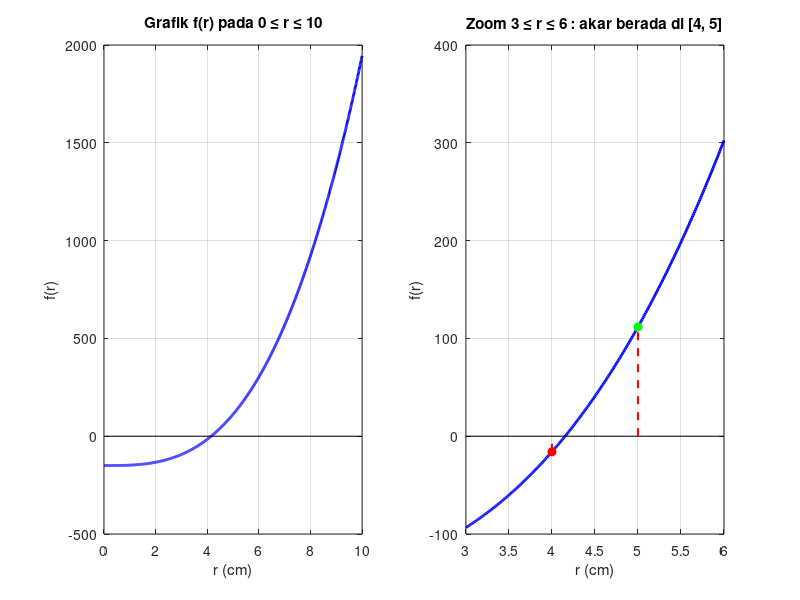

Here is the MATLAB script that generated this plot:
%  KASUS 3 : Persamaan Nonlinear (Metode Grafik + Metode Biseksi)

function Kasus3_SPNL()
clc; close all;

%% 1. MERUMUSKAN PERSAMAAN NONLINEAR
V_bola = 300;                              % volume bola (cm^3)
% Perbandingan V_tabung : V_bola = (pi r^2 (2r)) : (4/3 pi r^3) = 2 : 4/3 = 3 : 2
V_tabung = V_bola * (2) / (4/3);           % = 450 cm^3
V_luar   = V_tabung - V_bola;              % = 150 cm^3  (bagian tabung di luar bola)

% V_luar = (2/3) pi r^3   ->   f(r) = (2/3) pi r^3 - V_luar = 0
f = @(r) (2/3)*pi*r.^3 - V_luar;

fprintf('===== KASUS 3 : PERSAMAAN NONLINEAR (BISEKSI) =====\n');
fprintf('V bola   = %.2f cm^3\n', V_bola);
fprintf('V tabung = %.2f cm^3 (perbandingan V tabung : V bola = 3 : 2)\n', V_tabung);
fprintf('V luar   = %.2f cm^3\n', V_luar);
fprintf('Persamaan nonlinear : f(r) = (2/3)*pi*r^3 - %.0f = 0\n\n', V_luar);

%% 2. METODE GRAFIK UNTUK MENENTUKAN NILAI AWAL
r_plot = 0:0.01:10;
figure(1);
subplot(1,2,1);
plot(r_plot, f(r_plot), 'b-', 'LineWidth', 2); hold on;
plot([0 10], [0 0], 'k-');                       % sumbu f(r) = 0
hold off; grid on;
xlabel('r (cm)'); ylabel('f(r)');
title('Grafik f(r) pada 0 \leq r \leq 10');

subplot(1,2,2);
r_zoom = 3:0.01:6;
plot(r_zoom, f(r_zoom), 'b-', 'LineWidth', 2); hold on;
plot([3 6], [0 0], 'k-');
plot([4 4], [f(4) 0], 'r--', 'LineWidth', 1.5);  % batas bawah a
plot([5 5], [0 f(5)], 'r--', 'LineWidth', 1.5);  % batas atas  b
plot(4, f(4), 'ro', 'MarkerFaceColor', 'r');
plot(5, f(5), 'go', 'MarkerFaceColor', 'g');
hold off; grid on;
xlabel('r (cm)'); ylabel('f(r)');
title('Zoom 3 \leq r \leq 6 : akar berada di [4, 5]');

fprintf('Tabel tanda f(r) untuk memilih selang awal\n');
fprintf('%5s %12s %10s\n', 'r', 'f(r)', 'tanda');
for r = 0:1:8
    fprintf('%5d %12.4f %10s\n', r, f(r), ternary(f(r) > 0, '+', '-'));
end

a = 4;  b = 5;                                       % selang awal dari grafik
fprintf('\nSelang awal [a,b] = [%d,%d] : f(a) = %.4f, f(b) = %.4f -> f(a)*f(b) < 0\n\n', ...
        a, b, f(a), f(b));

%% 3. METODE BISEKSI
tol   = 1e-6;                                        % toleransi lebar selang
maxit = 100;
fprintf('%4s %10s %10s %10s %12s %12s %12s\n', ...
        'Iter', 'a', 'b', 'c', 'f(a)', 'f(c)', '|b-a|');
for i = 1:maxit
    c  = (a + b)/2;
    fa = f(a);   fc = f(c);
    a_tampil = a;  b_tampil = b;
    if fa*fc < 0
        b = c;                                       % akar di [a, c]
    else
        a = c;                                       % akar di [c, b]
    end
    fprintf('%4d %10.6f %10.6f %10.6f %12.6f %12.6f %12.8f\n', ...
            i, a_tampil, b_tampil, c, fa, fc, abs(b-a));
    if fc == 0 || abs(b-a) < tol, break; end
end

%% 4. HASIL AKHIR & VERIFIKASI
r_akar  = c;
t_akar  = 2*r_akar;
r_exact = (3*V_luar/(2*pi))^(1/3);                   % solusi analitik pembanding
fprintf('\nHASIL AKHIR setelah %d iterasi\n', i);
fprintf('  Jari-jari bola & tabung (r) = %.6f cm\n', r_akar);
fprintf('  Tinggi tabung (t = 2r)      = %.6f cm\n', t_akar);
fprintf('  Volume bola   (4/3 pi r^3)  = %.4f cm^3\n', 4/3*pi*r_akar^3);
fprintf('  Volume tabung (pi r^2 t)    = %.4f cm^3\n', pi*r_akar^2*t_akar);
fprintf('  Volume tabung di luar bola  = %.4f cm^3\n', pi*r_akar^2*t_akar - 4/3*pi*r_akar^3);
fprintf('  f(r akar)                   = %.6e\n', f(r_akar));
fprintf('  Solusi analitik r = (225/pi)^(1/3) = %.6f cm | galat = %.2e\n', ...
        r_exact, abs(r_exact - r_akar));
end

%% =========================== FUNGSI PENDUKUNG (subfungsi) ===========================

function out = ternary(cond, a, b)
% Pengganti operator kondisi satu baris
    if cond
        out = a;
    else
        out = b;
    end
end
